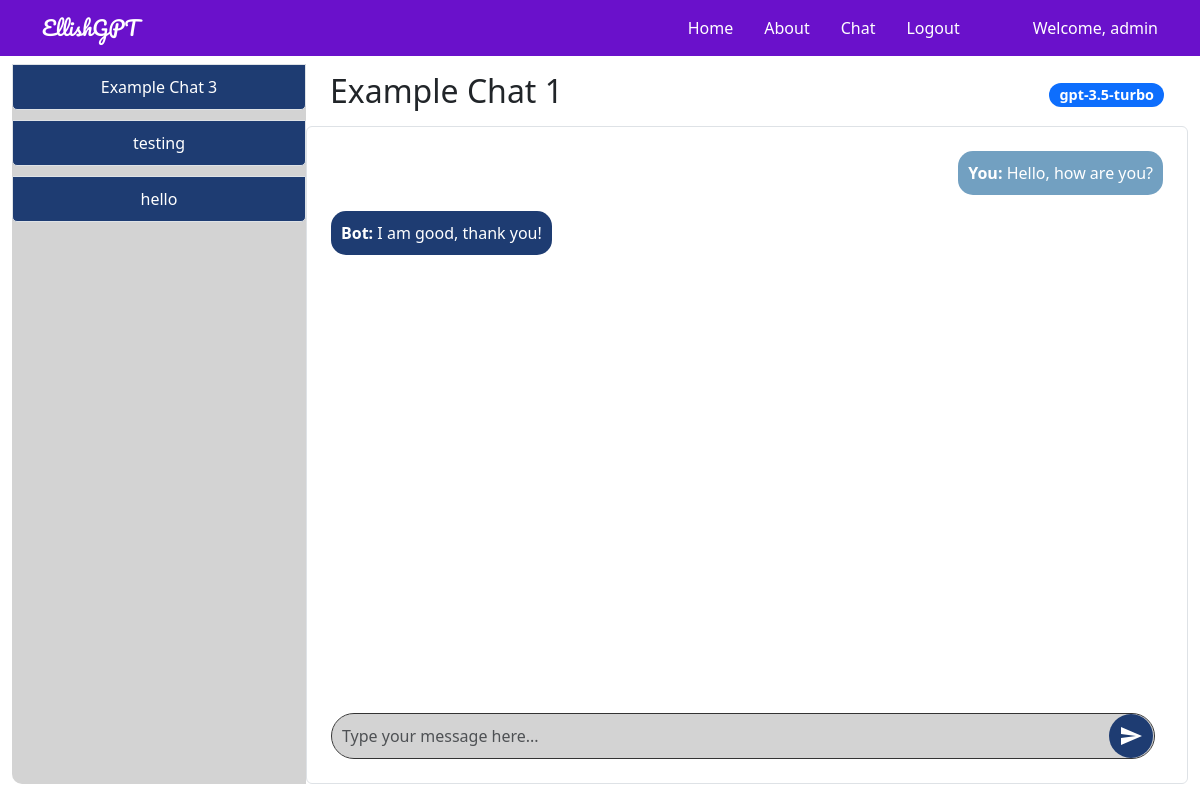
The app's page /chat/1 (signed in) with its own data.
### tables this page shows
CREATE TABLE users (
        userid INTEGER PRIMARY KEY,
        username TEXT NOT NULL UNIQUE,
        password TEXT NOT NULL
    );

CREATE TABLE chats (
        chat_id INTEGER PRIMARY KEY,
        user_id INTEGER,
        model_id INTEGER,
        title TEXT,
        chat TEXT,
        time DATETIME,
        model_name TEXT,
        FOREIGN KEY(user_id) REFERENCES users(userid),
        FOREIGN KEY(model_id) REFERENCES models(modelid)
    );

CREATE TABLE chat_messages (
        id INTEGER PRIMARY KEY AUTOINCREMENT,
        chat_id INTEGER,
        sender TEXT,
        message TEXT,
        timestamp DATETIME DEFAULT CURRENT_TIMESTAMP,
        FOREIGN KEY (chat_id) REFERENCES chats(chat_id)
    );

### genaiserver_wl_folder/flask_app.py (the view, shortened to what this page needs)
@app.route('/chat/<int:chat_id>', methods=['GET', 'POST'])
@login_required
def open_chat(chat_id):
    try:
        g.db = connect_db()
        username = session['username']
        cur = g.db.execute('SELECT userid FROM users WHERE username = ?', (username,))
        user_id = cur.fetchone()[0]
        cur = g.db.execute('SELECT * FROM chats WHERE chat_id = ?', (chat_id,))
        chat = cur.fetchone()
        if chat is None:
            logging.error(f"Chat with id {chat_id} not found.")
            flash("Chat not found.")
            return redirect(url_for('chat'))
        chat_data = dict(time=chat[5], chat=chat[4], title=chat[3], chat_id=chat[0], model_name=chat[6])
        cur_messages = g.db.execute('SELECT sender, message FROM chat_messages WHERE chat_id = ? ORDER BY timestamp DESC LIMIT 10', (chat_id,))
        messages = [{'sender': row[0], 'message': row[1]} for row in cur_messages.fetchall()]
        messages.reverse()  # Reverse to show the latest message at the bottom
        cur2 = g.db.execute('SELECT * FROM chats WHERE user_id = ? ORDER BY time;', (user_id,))
        chats = [dict(time=row[5], chat=row[4], title=row[3], chat_id=row[0], model_name=row[6]) for row in cur2.fetchall()]
        g.db.close()
        return render_template("chat_detail.html", app_data=app_data, chat=chat_data, messages=messages, chats=chats)
    except Exception as e:
        logging.exception(f"Error opening chat {chat_id}: {e}")
        flash("An error occurred while trying to open the chat.")
        return redirect(url_for('chat'))

### genaiserver_wl_folder/flask_app.py (called while the page is built)
def connect_db():
    return sqlite3.connect(DATABASE_FILE)

def login_required(f):
    @wraps(f)
    def wrap(*args, **kwargs):
        if 'logged_in' in session:
            return f(*args, **kwargs)
        else:
            flash('You need to login first.')
            return redirect(url_for('login'))
    return wrap

### templates/chat_detail.html (shortened to what this page needs)
{% extends 'layout.html' %} {% block body %}
<div class="container-fluid">
    <div class="row" style="height: 90vh; overflow: hidden">
        <div class="col-md-3 d-flex align-items-stretch p-0">
            <div
                class="list-group sidebar d-flex flex-column justify-content-start w-100"
                style="
                    height: 100%;
                    border-radius: 10px 0 0 10px;
                    background-color: #d3d3d3;
                "
            >
                {% for chat in chats %}
                <div class="position-relative chat-item">
                    <a
                        href="{{ url_for('open_chat', chat_id=chat.chat_id) }}"
                        class="list-group-item list-group-item-action sidebar-item"
                    >
                        {{ chat.title }}
                    </a>
                </div>
                {% endfor %}
            </div>
        </div>
        <div
            class="col-md-9 d-flex flex-column p-0"
            style="
                height: 100%;
                border-radius: 0 10px 10px 0;
                background-color: #ffffff;
            "
        >
            <div
                class="d-flex justify-content-between align-items-center w-100 px-4 py-2"
                style="flex-shrink: 0"
            >
                <h2>{{ chat.title }}</h2>
                <span class="badge bg-primary">{{ chat.model_name }}</span>
            </div>
            <div
                class="chat-box p-4 border rounded bg-white"
                style="
                    flex-grow: 1;
                    padding: 20px;
                    height: 0;
                    border: 2px solid black;
                    overflow-y: auto;
                "
            >
                <div
                    id="chatHistory"
                    class="chat-history mb-4"
                    style="flex-grow: 1; padding-bottom: 1rem"
                >
                    {% for message in messages %}
                    <div
                        class="chat-message {{ 'align-self-end' if message.sender == 'You' else 'align-self-start' }}"
                        style="display: flex; flex-direction: column; align-items: {{ 'flex-end' if message.sender == 'You' else 'flex-start' }};"
                    >
                        <div
                            class="message-bubble {{ 'user-bubble' if message.sender == 'You' else 'bot-bubble' }}"
                            style="{{ 'background-color: #72a0c1; color: white;' if message.sender == 'You' else 'background-color: #1e3c72; color: white;' }}"
                        >
                            <strong>{{ message.sender }}:</strong> {{
                            message.message }}
                        </div>
                    </div>
                    {% endfor %}
                </div>
                <div class="chat-input" style="flex-shrink: 0">
                    <form id="chatForm" class="d-flex align-items-center">
                        <textarea
                            class="form-control me-2"
                            rows="1"
                            name="chat"
                            id="chatInput"
                            placeholder="Type your message here..."
                            style="
                                background-color: #d3d3d3;
                                color: black;
                                border: 1px solid #333;
                                border-radius: 25px;
                                padding: 10px;
                                resize: none;
                                flex-grow: 1;
                                max-height: 100px;
                                overflow-y: auto;
                            "
                        ></textarea>
                        <button
                            class="btn btn-gradient"
                            type="button"
                            onclick="sendChat()"
                            style="
                                background: #1e3c72;
                                color: white;
                                border: none;
                                border-radius: 50%;
                                padding: 10px;
                                display: flex;
                                align-items: center;
                                justify-content: center;
                                position: absolute;
                                right: 10px;
                            "
                        >
                            <svg
                                xmlns="http://www.w3.org/2000/svg"
                                width="24"
                                height="24"
                                fill="white"
                                viewBox="0 0 24 24"
                            >
                                <path
                                    d="M2.01 21l20.99-9-20.99-9-.01 7 15 2-15 2z"
                                />
                            </svg>
                        </button>
                    </form>
                </div>
            </div>
        </div>
    </div>
</div>
{% endblock %}

### templates/layout.html (shortened to what this page needs)
<!doctype html>
<html lang="en">
    <head>
        <link
            href="https://cdn.jsdelivr.net/npm/bootstrap@5.3.0-alpha1/dist/css/bootstrap.min.css"
            rel="stylesheet"
        />
    </head>
    <body style="margin: 0; padding: 0">
        {% include 'includes/_navbar.html' %}
        <main role="main" class="container-fluid pt-5 mt-3">
            {% block body %}{% endblock %}
        </main>
    </body>
</html>

### templates/includes/_navbar.html (shortened to what this page needs)
<nav
    class="navbar navbar-expand-lg navbar-light fixed-top"
    style="background-color: #6a11cb"
>
    <div class="container">
        <a
            class="navbar-brand"
            href="/"
            style="color: white; font-family: &quot;Pacifico&quot;, cursive"
            >{{ app_data['project_name'] }}</a
        >
        <div class="collapse navbar-collapse" id="navbarResponsive">
            <ul class="navbar-nav ml-auto" style="margin-left: auto">
                <li
                    class="nav-item {% if request.path == '/' %}active{% endif %}"
                >
                    <a class="nav-link" href="/" style="color: white">Home</a>
                </li>
                <li
                    class="nav-item {% if request.path == '/about' %}active{% endif %}"
                >
                    <a class="nav-link" href="/about" style="color: white"
                        >About</a
                    >
                </li>
                <li
                    class="nav-item {% if request.path == '/chat' %}active{% endif %}"
                >
                    <a class="nav-link" href="/chat" style="color: white"
                        >Chat</a
                    >
                </li>
                {% if "logged_in" not in session %}
                <li
                    class="nav-item {% if request.path == '/login' %}active{% endif %}"
                >
                    <a class="nav-link" href="/login" style="color: white"
                        >Login</a
                    >
                </li>
                <li
                    class="nav-item {% if request.path == '/register' %}active{% endif %}"
                >
                    <a class="nav-link" href="/register" style="color: white"
                        >Register</a
                    >
                </li>
                {% else %}
                <li
                    class="nav-item {% if request.path == '/logout' %}active{% endif %}"
                >
                    <a class="nav-link" href="/logout" style="color: white"
                        >Logout</a
                    >
                </li>
                {% endif %}
            </ul>
            {% if "logged_in" in session %}
            <span class="navbar-text" style="margin-left: 50px; color: white"
                >Welcome, {{ session['username'] }}</span
            >
            {% endif %}
        </div>
    </div>
</nav>

### templates/layout.html (style rules this page uses)
.navbar-nav .nav-item .nav-link { transition: color 0.3s ease, text-decoration 0.3s ease; }
.navbar-nav .nav-item .nav-link { margin-right: 15px; }

### templates/chat_detail.html (style rules this page uses)
body { opacity: 1; transition: opacity 0.5s ease-in-out; }
.sidebar { background-color: #d3d3d3; height: 100%; flex-grow: 1; }
.sidebar-item { background-color: #1e3c72; color: white; margin-bottom: 10px; border-radius: 5px; padding: 10px; text-align: center; transition: background-color 0.3s, color 0.3s; }
.btn-gradient { background: linear-gradient(135deg, #6e8efb, #a777e3); color: white; border: none; border-radius: 25px; padding: 10px 20px; font-size: 16px; transition: background 0.3s, transform 0.3s; }
.chat-box { display: flex; flex-direction: column; width: 100%; overflow-y: auto; }
.chat-history { flex-grow: 1; overflow-y: auto; padding-bottom: 1rem; }
.chat-message { margin-bottom: 1rem; }
.chat-input { margin-top: 1rem; position: relative; }
textarea { width: 100%; background-color: #d3d3d3; color: black; border: 1px solid #333; border-radius: 25px; padding: 10px; resize: none; flex-grow: 1; max-height: 100px; overflow-y: auto; }
textarea::placeholder { color: #333; }
button { background-color: #1e3c72; color: #fff; border: none; border-radius: 50%; padding: 10px; cursor: pointer; transition: background-color 0.3s; display: flex; align-items: center; justify-content: center; position: absolute; right: 10px; }
.message-bubble { border-radius: 15px; padding: 10px; max-width: 75%; }
.user-bubble { background-color: #72a0c1; color: white; align-self: flex-end; text-align: right; }
.bot-bubble { background-color: #1e3c72; color: white; align-self: flex-start; text-align: left; }
.badge { background-color: #1e3c72; color: white; padding: 5px 10px; border-radius: 15px; font-size: 0.9rem; }

### records on screen
users: username "admin"
chats: title "Example Chat 3"
chats: title "testing"
chats: title "hello"
chats: title "Example Chat 1", model_name "gpt-3.5-turbo"
chat_messages: sender "You", message "Hello, how are you?"
chat_messages: sender "Bot", message "I am good, thank you!"

### other values on screen
{{ app_data['project_name'] }} "EllishGPT"
